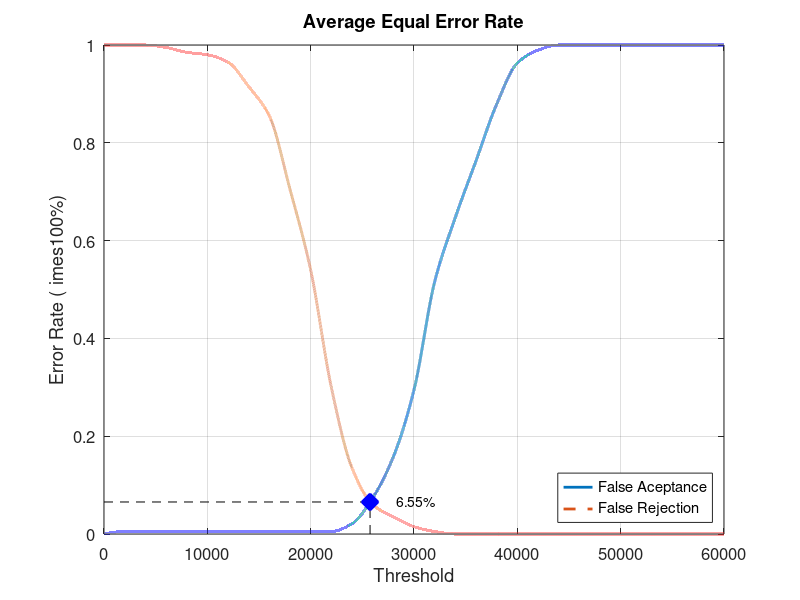
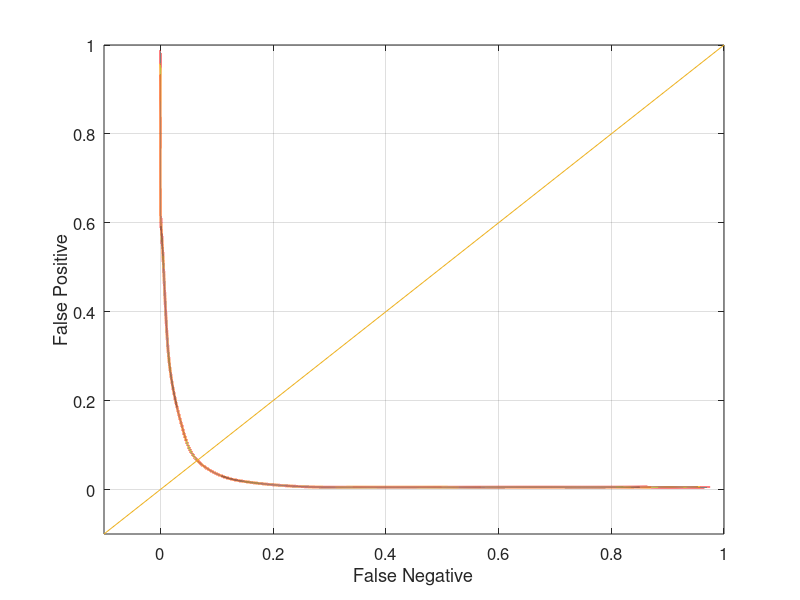

The MATLAB script that drew these images, in order:
close all;
clear;
clc;
x = 0:2000:60000;
xq = 0:0.5:60000;

y0 = [0 0.00526316 0.00526316 0.00526316 0.00526316 0.00526316 0.00526316 0.00526316 0.00526316 0.00526316 0.00526316 0.00526316 0.0210526 0.0736842 0.157895 0.294737 0.515789 0.647368 0.763158 0.878947 0.963158 0.989474 1 1 1 1 1 1 1 1 1]
yy0 = interp1(x, y0, xq, 'pchip');
y1 = [1 1 1 0.995 0.985 0.98 0.965 0.915 0.855 0.705 0.54 0.3 0.135 0.06 0.035 0.015 0.005 0 0 0 0 0 0 0 0 0 0 0 0 0 0]
yy1 = interp1(x, y1, xq, 'pchip');

% Calculating EER: 
y2 = abs(y0 - y1);
find(y2 == min(y2))
yy2 = abs(yy0 - yy1);
xEER = find(yy2 == min(yy2));
xEERIndex = xq(xEER) % X-axis EER
yEER = yy0(xEER) % Y-axis EER

main = figure
plot(xq, yy0,'-','LineWidth', 2);	hold on
plot(xq, yy1,'--','LineWidth', 2);	hold on
plot([xEERIndex xEERIndex], [0 yEER], 'k--');	hold on
plot([0 xEERIndex], [yEER yEER], 'k--');	hold on
plot(xEERIndex, yEER, 'bx', 'LineWidth', 10);	hold on
text(xEERIndex + 10 * xEERIndex / 100, yEER, [num2str(round((10000 * yEER)) / 100) '%'])
legend('False Aceptance', 'False Rejection', 'Location', 'SouthEast')
xlabel('Threshold')
ylabel('Error Rate (	imes100%)')
title('Average Equal Error Rate')
set(gca, 'FontSize', 12)
axis([0 60000 0 1])
grid on

print(main, 'Database1_1Main', '-dpng');
FNRxFPR = figure('Color', [1 1 1]);
plot(yy1, yy0, '-', yy1, yy0, 'LineWidth', 2);
hold on
y = -0.1:0.1:1
plot(y, y); 
set(gca, 'FontSize', 12)
xlabel('False Negative')
ylabel('False Positive')
axis([-0.1 1 -0.1 1])
set(gca, 'FontSize', 12)
grid on

print(FNRxFPR, 'Database1_1FNRxFPR','-dpng');
